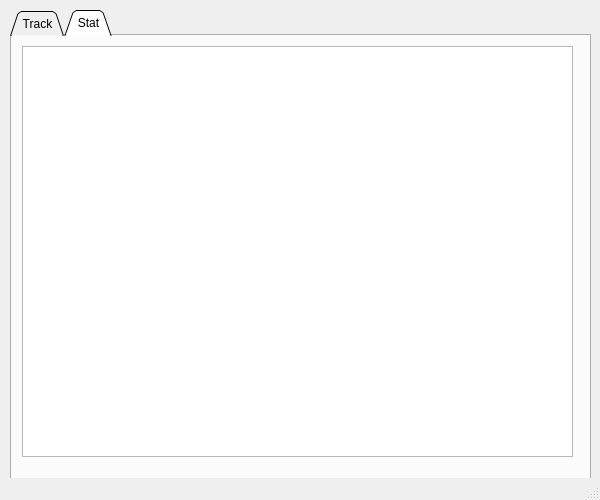
<?xml version="1.0" encoding="UTF-8"?>
<ui version="4.0">
 <class>MainWindow</class>
 <widget class="QMainWindow" name="MainWindow">
  <property name="geometry">
   <rect>
    <x>0</x>
    <y>0</y>
    <width>600</width>
    <height>500</height>
   </rect>
  </property>
  <property name="sizePolicy">
   <sizepolicy hsizetype="Fixed" vsizetype="Fixed">
    <horstretch>0</horstretch>
    <verstretch>0</verstretch>
   </sizepolicy>
  </property>
  <property name="minimumSize">
   <size>
    <width>600</width>
    <height>500</height>
   </size>
  </property>
  <property name="maximumSize">
   <size>
    <width>600</width>
    <height>500</height>
   </size>
  </property>
  <property name="windowTitle">
   <string>MainWindow</string>
  </property>
  <widget class="QWidget" name="centralwidget">
   <widget class="QTabWidget" name="tabWidget">
    <property name="geometry">
     <rect>
      <x>10</x>
      <y>10</y>
      <width>581</width>
      <height>491</height>
     </rect>
    </property>
    <property name="tabPosition">
     <enum>QTabWidget::North</enum>
    </property>
    <property name="tabShape">
     <enum>QTabWidget::Triangular</enum>
    </property>
    <property name="currentIndex">
     <number>1</number>
    </property>
    <property name="iconSize">
     <size>
      <width>19</width>
      <height>19</height>
     </size>
    </property>
    <property name="elideMode">
     <enum>Qt::ElideNone</enum>
    </property>
    <widget class="QWidget" name="tab">
     <attribute name="title">
      <string>Track</string>
     </attribute>
     <widget class="QToolBox" name="toolBox">
      <property name="geometry">
       <rect>
        <x>10</x>
        <y>10</y>
        <width>561</width>
        <height>441</height>
       </rect>
      </property>
      <property name="font">
       <font>
        <family>Arial</family>
        <pointsize>16</pointsize>
       </font>
      </property>
      <property name="currentIndex">
       <number>1</number>
      </property>
      <widget class="QWidget" name="page_1">
       <property name="geometry">
        <rect>
         <x>0</x>
         <y>0</y>
         <width>98</width>
         <height>28</height>
        </rect>
       </property>
       <attribute name="label">
        <string>Track now</string>
       </attribute>
       <widget class="QWidget" name="gridLayoutWidget_2">
        <property name="geometry">
         <rect>
          <x>50</x>
          <y>50</y>
          <width>461</width>
          <height>251</height>
         </rect>
        </property>
        <layout class="QGridLayout" name="gridLayout_2">
         <item row="1" column="0">
          <widget class="QPushButton" name="pushbutton_start">
           <property name="minimumSize">
            <size>
             <width>0</width>
             <height>50</height>
            </size>
           </property>
           <property name="font">
            <font>
             <pointsize>28</pointsize>
            </font>
           </property>
           <property name="text">
            <string>Start</string>
           </property>
          </widget>
         </item>
         <item row="1" column="2">
          <widget class="QPushButton" name="pushButton_stop">
           <property name="minimumSize">
            <size>
             <width>0</width>
             <height>50</height>
            </size>
           </property>
           <property name="font">
            <font>
             <pointsize>28</pointsize>
            </font>
           </property>
           <property name="text">
            <string>Finish</string>
           </property>
          </widget>
         </item>
         <item row="1" column="1">
          <widget class="QPushButton" name="pushButton_pause">
           <property name="minimumSize">
            <size>
             <width>0</width>
             <height>50</height>
            </size>
           </property>
           <property name="font">
            <font>
             <pointsize>28</pointsize>
            </font>
           </property>
           <property name="text">
            <string>Pause</string>
           </property>
          </widget>
         </item>
         <item row="0" column="0" colspan="3">
          <widget class="QLCDNumber" name="lcdnumber_stopwatch">
           <property name="font">
            <font>
             <pointsize>6</pointsize>
             <weight>50</weight>
             <bold>false</bold>
            </font>
           </property>
          </widget>
         </item>
        </layout>
       </widget>
      </widget>
      <widget class="QWidget" name="page_2">
       <property name="geometry">
        <rect>
         <x>0</x>
         <y>0</y>
         <width>561</width>
         <height>365</height>
        </rect>
       </property>
       <attribute name="label">
        <string>Add Old Work</string>
       </attribute>
       <widget class="QWidget" name="gridLayoutWidget">
        <property name="geometry">
         <rect>
          <x>10</x>
          <y>50</y>
          <width>541</width>
          <height>271</height>
         </rect>
        </property>
        <layout class="QGridLayout" name="gridLayout">
         <item row="0" column="1" colspan="3">
          <widget class="QDateEdit" name="dateEdit">
           <property name="sizePolicy">
            <sizepolicy hsizetype="Fixed" vsizetype="Fixed">
             <horstretch>0</horstretch>
             <verstretch>0</verstretch>
            </sizepolicy>
           </property>
           <property name="minimumSize">
            <size>
             <width>0</width>
             <height>0</height>
            </size>
           </property>
           <property name="maximumSize">
            <size>
             <width>800</width>
             <height>40</height>
            </size>
           </property>
           <property name="font">
            <font>
             <pointsize>30</pointsize>
             <weight>50</weight>
             <italic>false</italic>
             <bold>false</bold>
             <stylestrategy>PreferDefault</stylestrategy>
             <kerning>true</kerning>
            </font>
           </property>
           <property name="mouseTracking">
            <bool>false</bool>
           </property>
           <property name="toolTip">
            <string/>
           </property>
           <property name="autoFillBackground">
            <bool>false</bool>
           </property>
           <property name="wrapping">
            <bool>false</bool>
           </property>
           <property name="frame">
            <bool>true</bool>
           </property>
           <property name="alignment">
            <set>Qt::AlignCenter</set>
           </property>
           <property name="readOnly">
            <bool>false</bool>
           </property>
           <property name="buttonSymbols">
            <enum>QAbstractSpinBox::NoButtons</enum>
           </property>
           <property name="accelerated">
            <bool>false</bool>
           </property>
           <property name="showGroupSeparator" stdset="0">
            <bool>false</bool>
           </property>
           <property name="minimumDate">
            <date>
             <year>2010</year>
             <month>1</month>
             <day>1</day>
            </date>
           </property>
          </widget>
         </item>
         <item row="0" column="0">
          <widget class="QLabel" name="label_3">
           <property name="font">
            <font>
             <pointsize>28</pointsize>
            </font>
           </property>
           <property name="text">
            <string>Date</string>
           </property>
          </widget>
         </item>
         <item row="1" column="3">
          <widget class="QTimeEdit" name="timeEdit_to">
           <property name="sizePolicy">
            <sizepolicy hsizetype="Fixed" vsizetype="Fixed">
             <horstretch>0</horstretch>
             <verstretch>0</verstretch>
            </sizepolicy>
           </property>
           <property name="maximumSize">
            <size>
             <width>600</width>
             <height>16777215</height>
            </size>
           </property>
           <property name="font">
            <font>
             <pointsize>22</pointsize>
            </font>
           </property>
          </widget>
         </item>
         <item row="2" column="3">
          <widget class="QPushButton" name="pushButton_submit">
           <property name="font">
            <font>
             <pointsize>20</pointsize>
            </font>
           </property>
           <property name="text">
            <string>Submit</string>
           </property>
          </widget>
         </item>
         <item row="1" column="1">
          <widget class="QTimeEdit" name="timeEdit_from">
           <property name="sizePolicy">
            <sizepolicy hsizetype="Fixed" vsizetype="Fixed">
             <horstretch>0</horstretch>
             <verstretch>0</verstretch>
            </sizepolicy>
           </property>
           <property name="maximumSize">
            <size>
             <width>200</width>
             <height>16777215</height>
            </size>
           </property>
           <property name="font">
            <font>
             <pointsize>22</pointsize>
            </font>
           </property>
          </widget>
         </item>
         <item row="1" column="0">
          <widget class="QLabel" name="label">
           <property name="maximumSize">
            <size>
             <width>90</width>
             <height>16777215</height>
            </size>
           </property>
           <property name="font">
            <font>
             <pointsize>28</pointsize>
            </font>
           </property>
           <property name="text">
            <string>From</string>
           </property>
          </widget>
         </item>
         <item row="1" column="2">
          <widget class="QLabel" name="label_2">
           <property name="sizePolicy">
            <sizepolicy hsizetype="Fixed" vsizetype="Fixed">
             <horstretch>0</horstretch>
             <verstretch>0</verstretch>
            </sizepolicy>
           </property>
           <property name="maximumSize">
            <size>
             <width>50</width>
             <height>16777215</height>
            </size>
           </property>
           <property name="font">
            <font>
             <pointsize>28</pointsize>
            </font>
           </property>
           <property name="text">
            <string>To</string>
           </property>
          </widget>
         </item>
        </layout>
       </widget>
      </widget>
     </widget>
    </widget>
    <widget class="QWidget" name="tab_2">
     <attribute name="title">
      <string>Stat</string>
     </attribute>
     <widget class="QTextBrowser" name="textBrowser">
      <property name="geometry">
       <rect>
        <x>10</x>
        <y>10</y>
        <width>551</width>
        <height>411</height>
       </rect>
      </property>
     </widget>
    </widget>
   </widget>
  </widget>
  <widget class="QMenuBar" name="menubar">
   <property name="geometry">
    <rect>
     <x>0</x>
     <y>0</y>
     <width>600</width>
     <height>21</height>
    </rect>
   </property>
  </widget>
  <widget class="QStatusBar" name="statusbar"/>
 </widget>
 <resources/>
 <connections/>
</ui>
